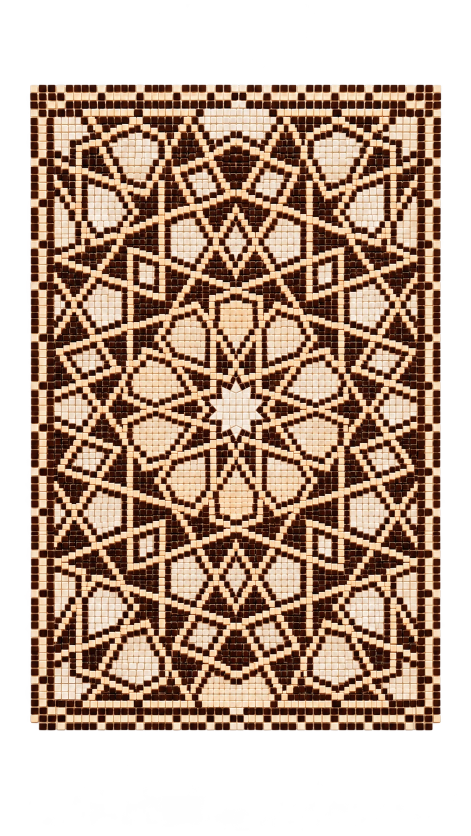
#> input picture naqsh/tools/ornament-3/reference-target.webp, 941 x 1672 px (shown at 1/2 size)
$ python trace_ornament3.py reference-target.webp
#> lines starting #> are read from the running program, lines starting #| are printed output that depends on the picture; after the words box and inside, x2 and y2 are one past the last pixel; in counts of white or black regions, pixels touching at a corner belong together
"""
Trace ornament 03 (Girih panel) tile by tile from the target reference.

    python3 trace_ornament3.py            # writes ../../tiles-3.json
    python3 trace_ornament3.py --preview  # also writes preview-traced.png

Input: reference-target.webp (941 x 1672 px, transparent outside the panel) in this folder.
Requires: numpy, scipy, pillow.

The target decides everything: every output tile is a tile of the target, at its position, with its
colour class, its own size (taken from the spacing to its neighbours, since the target's tiles grow
towards the edges) and, where it is visibly angled, its rotation. Nothing is mirrored or regularised.

    1. Detect. Light and dark tiles are found separately (the grout between two dark tiles is a light
       line, between two light tiles a dark one) as distance-transform peaks.
    2. Cover. Wherever a tile's interior is still farther than COVER px from every detected centre, a
       tile is added at the farthest point, moved onto the local centre of that tile; repeated until the
       whole panel is covered. Detections closer than MIN_SEP px are merged.
    3. Read each tile: colour class (dark ground by its glaze; a light tile is pale fill inside a polygon,
       a blob several tiles wide, and peach on a one-tile-wide strap, then follows its light neighbours),
       rotation from its edge orientation when it is clearly angled (> ANGLED degrees, on an even glaze;
       away from the rosette the orientation must also be coherent),
       face size from the median distance to its four nearest neighbours, less a thin grout line.
    4. Fill holes. All tiles are drawn at their sizes; any uncovered spot wider than 2 x HOLE px gets a
       tile sized to it, coloured from the target there, so the dark ground has no open joints.
    5. Place. The target's outer edges map onto the panel's outer edges, and the rosette centre onto the
       panel centre (piecewise linear, so the rosette is exactly centred and the frame keeps its outline).

Output: [x, y, r, g, b, angle, size] per tile; angle in radians (image orientation), size relative to the
ornament's tile. Every tile stays independently addressable for the site's animation.
"""
import json, sys
from pathlib import Path

import numpy as np
from PIL import Image, ImageDraw
from scipy import ndimage as ndi
from scipy.spatial import cKDTree

HERE = Path(__file__).resolve().parent
SITE = HERE.parent.parent

OUT = {0: (46, 14, 5), 1: (236, 202, 160), 2: (241, 227, 207)}   # the site's dark, peach and pale glazes
COVER, MIN_SEP = 6.0, 8.0        # px in the target
ANGLED = 9.0                     # degrees
ROSETTE_R = 70                   # px around the rosette centre in the target where pieces are angled
FACE = 12.5 * .97                # the girih tile face in data px at size 1 (app.js: tile .97)
GROUT = 1.0                      # px left between neighbouring light faces
GROUT_DARK = -0.8                # dark ground: faces meet and overlap slightly, so no joint shows
HOLE = 2.5                       # px: an uncovered spot wider than 2 x HOLE gets a tile
HOLE_DARK = 0.8                  # in dark ground every opening wider than 2 x HOLE_DARK is closed

# target (px) → panel (data px): outer edges and rosette centre
T_X = (61.0, 471.0, 882.0)       # left edge, rosette centre, right edge in the target
T_Y = (170.0, 818.5, 1460.0)     # top edge, rosette centre, bottom edge
P_X = (59.0, 470.5, 882.0)       # the same in the panel (its current outline; centre is the shared axis)
P_Y = (160.9, 819.25, 1477.6)


def load():
    im = Image.open(HERE / 'reference-target.webp').convert('RGBA')
#> im is the input picture: PIL image 941x1672 RGBA; mean R, G, B, A 106.5, 82.1, 65.4, 169.8
    bg = Image.new('RGB', im.size, (255, 255, 255)); bg.paste(im, (0, 0), im)
#> after `bg = Image.new('RGB', im.size, (255, 255, 255))`: bg: PIL image 941x1672 RGB; every value is 255
    return np.asarray(bg).astype(float), np.asarray(im)[..., 3].astype(float)


def main():
    rgb, alpha = load()
    L = rgb.mean(2)
    panel = ndi.binary_erosion(alpha > 200, iterations=2)
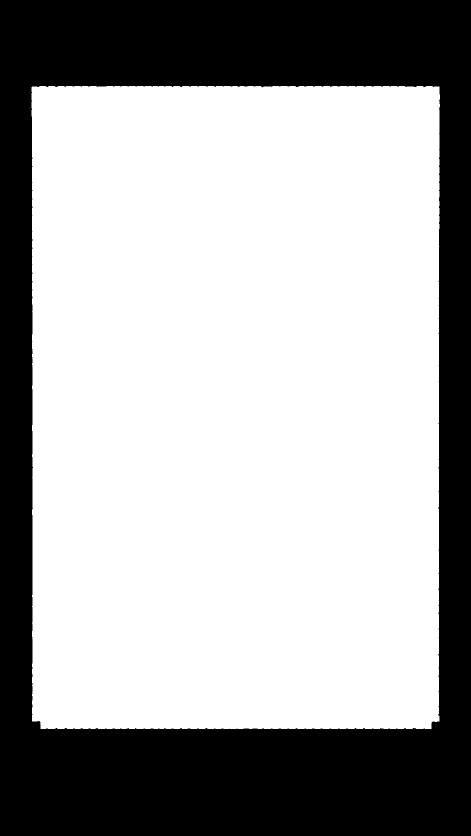
#> panel: shape (1672, 941) bool (shown at 1/2 size); 66.4% white; 1 black region, box (x1, y1, x2, y2) and area: (0, 0, 941, 1672) 527985
    dark_lines = ndi.grey_closing(L, size=(5, 5)) - L > 10       # grout between light tiles
#> dark_lines: shape (1672, 941) bool; 12.1% white in thin lines or dots, all inside (x1, y1, x2, y2) = (61, 170, 882, 1461)
    light_lines = L - ndi.grey_opening(L, size=(5, 5)) > 10      # grout between dark tiles
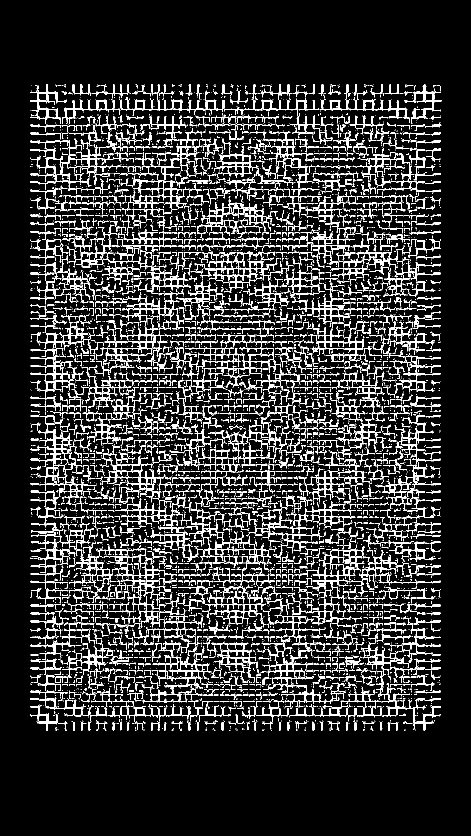
#> light_lines: shape (1672, 941) bool (shown at 1/2 size); 14.2% white in thin lines or dots, all inside (x1, y1, x2, y2) = (60, 169, 883, 1461)
    masks = [ndi.binary_opening((L < 120) & ~light_lines & panel, structure=np.ones((3, 3))),
             ndi.binary_opening((L >= 150) & ~dark_lines & panel, structure=np.ones((3, 3)))]
    dts = [ndi.gaussian_filter(ndi.distance_transform_edt(m), 1.0) for m in masks]
#> dts = 2 items

    # 1. detect
    pts, strength = [], []
    for dt in dts:
        pk = np.argwhere((dt == ndi.maximum_filter(dt, size=7)) & (dt >= 2.3))
        for y, x in sorted(pk.tolist(), key=lambda p: -dt[p[0], p[1]]):
            pts.append((x, y)); strength.append(dt[y, x])
#> this loop made 2 passes
#> after the loop, pts = 6393 pairs, first value 68 to 874, second value 177 to 1452; strength = 6393 values, max 7.24 at index 3079, min 2.3 at index 3078, mean 4.61
    order = np.argsort(-np.array(strength)); C = []
#> after `order = np.argsort(-np.array(strength))`: order = 6393 values, max 6392 at index 6389, min 0 at index 1, mean 3196
    for i in order:
        if C and cKDTree(C).query(pts[i])[0] < MIN_SEP:
            continue
        C.append(pts[i])
#> this loop made 6393 passes
#> i on passes 1 to 3: 3079, 0, 3080
#> after the loop, C = 5844 pairs, first value 68 to 874, second value 177 to 1452
    n_det = len(C)
#> n_det = 5844

    # 2. cover: add tiles where a tile interior is still uncovered
    interior = (ndi.binary_erosion(masks[0], iterations=1) | ndi.binary_erosion(masks[1], iterations=1))
#> interior: shape (1672, 941) bool; 33.5% white; 6173 white regions (396 under 20 px), largest, box (x1, y1, x2, y2) and area: (597, 173, 645, 199) 459, (447, 349, 496, 364) 376, (345, 173, 378, 199) 363
    best = np.maximum(dts[0], dts[1])
    while True:
        seed = np.zeros(L.shape, bool)
        ci = np.array(C).astype(int); seed[ci[:, 1], ci[:, 0]] = True
        D = ndi.distance_transform_edt(~seed)
        D[~interior] = 0
        added = 0
        for _ in range(400):                                     # several far-apart additions per pass
            y, x = np.unravel_index(np.argmax(D), D.shape)
            if D[y, x] <= COVER:
                break
            y0, x0 = max(y - 3, 0), max(x - 3, 0)                # settle on the local tile centre
            w = best[y0:y + 4, x0:x + 4]
            dy, dx = np.unravel_index(np.argmax(w), w.shape)
            p = (x0 + dx, y0 + dy)
            if cKDTree(C).query(p)[0] >= MIN_SEP:
                C.append(p); added += 1
            D[max(y - 14, 0):y + 15, max(x - 14, 0):x + 15] = 0  # recomputed on the next pass
        if not added:
            break
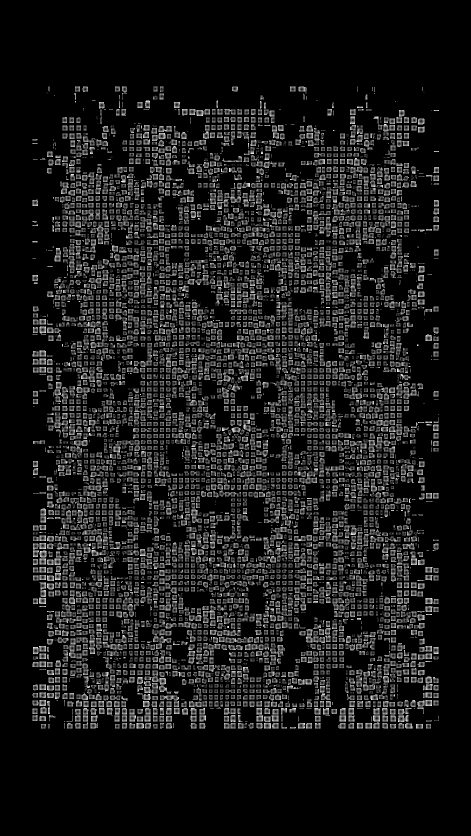
#> D: shape (1672, 941) float64 (shown at 1/2 size); min 0, max 8.6, mean 0.884; drawn with min black and max white
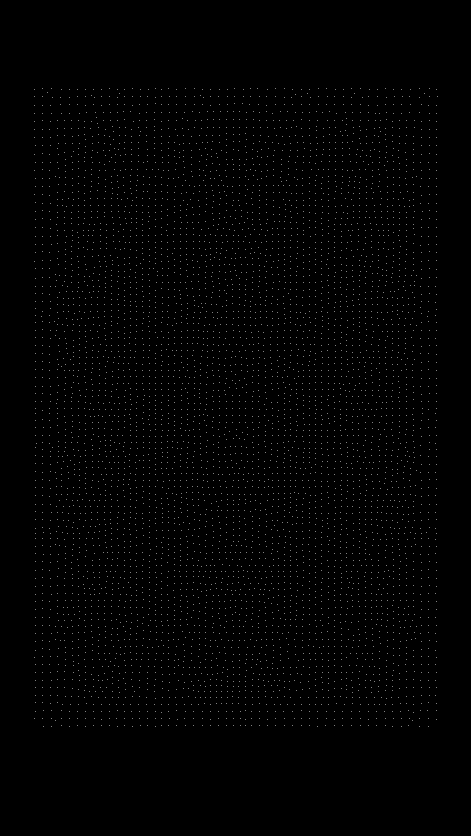
#> seed: shape (1672, 941) bool (shown at 1/2 size); 0.39% white in thin lines or dots, all inside (x1, y1, x2, y2) = (68, 177, 875, 1453)
#> after the loop, C = 6146 pairs, first value 68 to 874, second value 177 to 1452
    C = np.array(C, float)

    # light tiles: polygon fill or strap, decided by shape (a fill is a blob several tiles wide, a strap one
    # tile wide), so every polygon and every strap gets one glaze instead of a mix of two beiges
    yy, xx = np.mgrid[-11:12, -11:12]
    blob = ndi.binary_opening(ndi.binary_closing(L > 140, structure=np.ones((3, 3))), structure=(xx ** 2 + yy ** 2) <= 121)
#> blob: shape (1672, 941) bool; 45% white; 54 white regions, largest, box (x1, y1, x2, y2) and area: (1, 1, 940, 1671) 518736, (400, 1352, 544, 1430) 7594, (404, 200, 546, 280) 7427

    # 3. read each tile
    gx, gy = ndi.sobel(L, 1), ndi.sobel(L, 0)
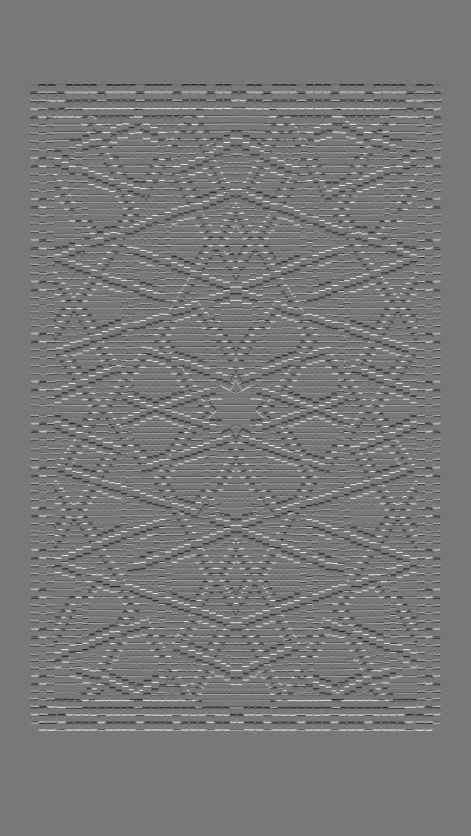
#> gy: shape (1672, 941) float64 (shown at 1/2 size); min -881, max 981.3, mean 0; drawn with min black and max white
    tree = cKDTree(C)
    d4, _ = tree.query(C, k=5)
    spacing = np.median(d4[:, 1:], axis=1)
#> spacing = 6146 values, max 20.17 at index 2289, min 8.64 at index 5805, mean 13.2
    br = rgb[..., 2] / np.maximum(rgb[..., 0], 1)
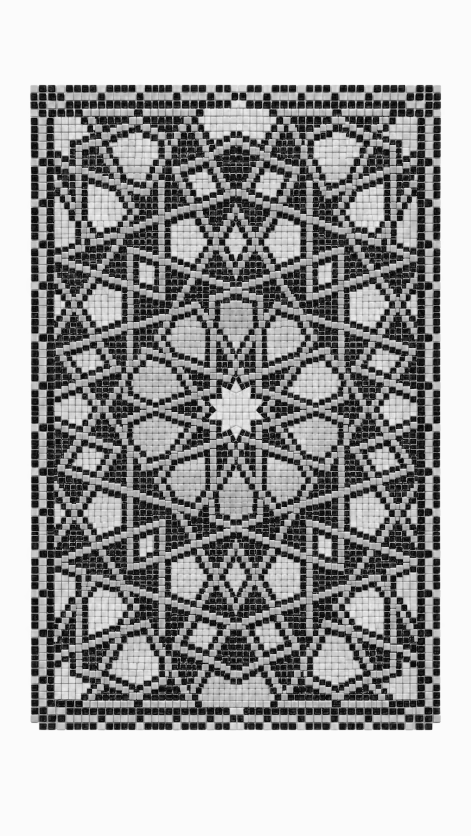
#> br: shape (1672, 941) float64 (shown at 1/2 size); min 0, max 1.01, mean 0.639; drawn with min black and max white
    tiles_t = []
    for (x, y), s in zip(C, spacing):
        xi, yi = int(round(x)), int(round(y))
        m = np.median(rgb[yi - 2:yi + 3, xi - 2:xi + 3].reshape(-1, 3), 0)
        k = 0 if m.mean() < 120 else (2 if blob[yi, xi] else 1)
        sx, sy = gx[yi - 6:yi + 7, xi - 6:xi + 7], gy[yi - 6:yi + 7, xi - 6:xi + 7]
        z = ((sx ** 2 + sy ** 2) * np.exp(4j * np.arctan2(sy, sx))).sum()
        coherence = abs(z) / max((sx ** 2 + sy ** 2).sum(), 1)
        a = np.angle(z) / 4
        even = L[yi - 3:yi + 4, xi - 3:xi + 4].std() < 25
        if np.hypot(x - T_X[1], y - T_Y[1]) < ROSETTE_R:
            if not even:                                         # the rosette's angled pieces: any clear tilt
                a = 0.0                                          # (a patch with grout showing is a gap, not a tile)
        elif coherence < 0.35 or not even:
            a = 0.0
        if abs(np.degrees(a)) < ANGLED:
            a = 0.0
        tiles_t.append([x, y, k, a, s - (GROUT_DARK if k == 0 else GROUT)])   # face: spacing less a grout line
#> this loop made 6146 passes
#> (x, y, s, xi, yi, m, k, coherence) on passes 1 to 12: (85, 820, 14.32, 85, 820, [244, 214, 184], 1, 0.836), (818, 1436, 15.02, 818, 1436, [36, 10, 6], 0, 0.79), (858, 554, 16.56, 858, 554, [251, 225, 192], 1, 0.778), (85, 324, 15.5, 85, 324, [56, 16, 4], 0, 0.421), (85, 1266, 15.5, 85, 1266, [47, 14, 4], 0, 0.295), (858, 389, 16.03, 858, 389, [249, 220, 185], 1, 0.759), (858, 307, 16.52, 858, 307, [249, 221, 187], 1, 0.794), (85, 389, 16.5, 85, 389, [250, 219, 187], 1, 0.688), (857, 472, 16.02, 857, 472, [249, 219, 189], 1, 0.764), (499, 209, 15.89, 499, 209, [50, 15, 5], 0, 0.551), (102, 1421, 15.03, 102, 1421, [250, 222, 192], 1, 0.785), (85, 1008, 15.52, 85, 1008, [248, 223, 194], 1, 0.84)
#> (xi, yi, k, coherence) on passes 61 to 66: (517, 209, 0, 0.721), (550, 192, 1, 0.734), (100, 456, 0, 0.481), (295, 192, 1, 0.801), (655, 240, 0, 0.551), (585, 208, 0, 0.591)

    # smooth the light glazes: a light tile that disagrees with nearly all its light neighbours follows them
    light = [i for i, t in enumerate(tiles_t) if t[2]]
    lt = cKDTree(C[light])
    new = {}
    for n, i in enumerate(light):
        nb = [light[j] for j in lt.query_ball_point(C[i], 1.6 * spacing[i]) if light[j] != i]
        if len(nb) >= 3:
            same = sum(tiles_t[j][2] == tiles_t[i][2] for j in nb)
            if same <= len(nb) // 5:
                new[i] = 3 - tiles_t[i][2]
#> this loop made 3092 passes
#> i on passes 1 to 3: 0, 2, 5
    for i, k in new.items():
        tiles_t[i][2] = k
#> this loop made 17 passes
#> (i, k) on passes 1 to 12: (29, 2), (671, 1), (779, 2), (1094, 2), (1569, 2), (2463, 2), (4507, 2), (4575, 2), (4585, 2), (4767, 2), (4864, 2), (4997, 2)

    # 5. fill holes: draw every tile at its size, and put a tile into any uncovered spot wider than 2 x HOLE
    occ_scale = 2
    def occupancy():
        im = Image.new('L', (rgb.shape[1] * occ_scale, rgb.shape[0] * occ_scale), 0)
        dr = ImageDraw.Draw(im)
        for x, y, k, a, s in tiles_t:
            h = s / 2; c, sn = np.cos(a), np.sin(a)
            dr.polygon([((x + h * (c * p - sn * q)) * occ_scale, (y + h * (sn * p + c * q)) * occ_scale)
                        for p, q in ((-1, -1), (1, -1), (1, 1), (-1, 1))], fill=255)
        return np.asarray(im.resize((rgb.shape[1], rgb.shape[0]), Image.BOX)) > 127
    n_holes = 0
    # dark ground in the target, joints included (closed), kept a little clear of the light tiles around it
    dark_px = ndi.binary_erosion(ndi.binary_closing(L < 110, iterations=3), iterations=2)
#> dark_px: shape (1672, 941) bool; 25% white; 124 white regions, largest, box (x1, y1, x2, y2) and area: (63, 172, 880, 1458) 159223, (538, 1185, 741, 1384) 10050, (561, 820, 765, 973) 6151
    for _ in range(8):
        hole = panel & ~occupancy()
        hd = ndi.distance_transform_edt(hole)
        lab, nl = ndi.label((hd > HOLE) | ((hd > HOLE_DARK) & dark_px))
        if not nl:
            break
        for c in ndi.find_objects(lab):                          # one tile per hole, at its widest point
            sub = np.where(lab[c] > 0, hd[c], 0)
            yy0, xx0 = np.unravel_index(np.argmax(sub), sub.shape)
            y, x = yy0 + c[0].start, xx0 + c[1].start
            m = np.median(rgb[y - 1:y + 2, x - 1:x + 2].reshape(-1, 3), 0)
            near = tiles_t[tree.query((x, y))[1]][2]
            k = 0 if dark_px[y, x] or m.mean() < 120 else (near if near else (2 if blob[y, x] else 1))
            tiles_t.append([float(x), float(y), k, 0.0, max(2 * hd[y, x] + (2.5 if k == 0 else 1.0), 6.0)])
            n_holes += 1
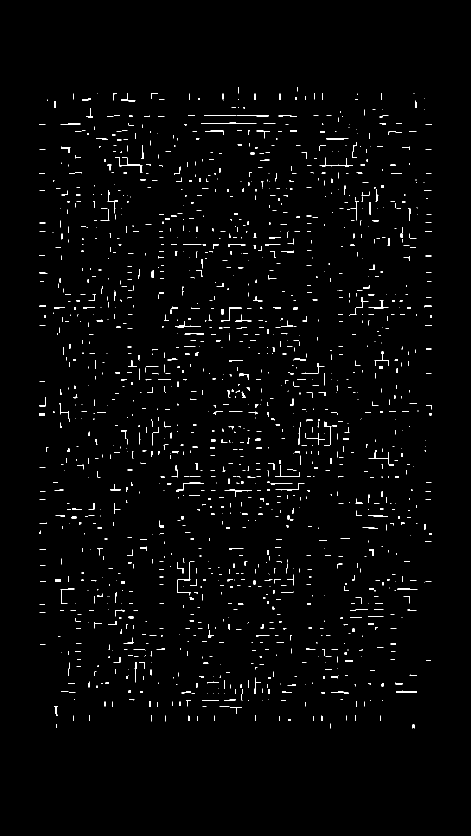
#> hole: shape (1672, 941) bool (shown at 1/2 size); 1.5% white in thin lines or dots, all inside (x1, y1, x2, y2) = (78, 174, 864, 1457)

    # 6. place
    tiles = []
    for x, y, k, a, s in tiles_t:
        px, py = np.interp(x, T_X, P_X), np.interp(y, T_Y, P_Y)
        lx = (P_X[2] - P_X[0]) / (T_X[2] - T_X[0])
        size = float(np.clip(s * lx / FACE, 0.45, 1.35))
        tiles.append([round(float(px), 2), round(float(py), 2), *OUT[k], round(float(a), 4), round(size, 3)])
#> this loop made 7305 passes
#> (x, y, k, a, s) on passes 1 to 3: (85, 820, 1, 0, 13.32), (818, 1436, 0, 0, 15.82), (858, 554, 1, 0, 15.56)
    (SITE / 'tiles-3.json').write_text(json.dumps(tiles, separators=(',', ':')))
    ks = np.bincount([t[2] for t in tiles_t], minlength=3)
    print(f'{n_det} detected + {len(C) - n_det} added to cover the panel + {n_holes} filling holes → {len(tiles)} tiles '
          f'(dark {ks[0]}, peach {ks[1]}, pale {ks[2]}; {sum(1 for t in tiles_t if t[3])} angled) → {SITE / "tiles-3.json"}')
#| 5844 detected + 302 added to cover the panel + 1159 filling holes → 7305 tiles (dark 4157, peach 1843, pale 1305; 71 angled) → naqsh/tiles-3.json
    if '--preview' in sys.argv:
        preview(tiles)


def preview(tiles):
    from PIL import ImageDraw
    S = 2
    im = Image.new('RGB', (941 * S, 1672 * S), (255, 255, 255))
    d = ImageDraw.Draw(im)
    for t in tiles:
        x, y, r, g, b, a, s = t
        h = FACE * s / 2; c, sn = np.cos(a), np.sin(a)
        d.polygon([((x + h * (c * p - sn * q)) * S, (y + h * (sn * p + c * q)) * S)
                   for p, q in ((-1, -1), (1, -1), (1, 1), (-1, 1))], fill=(r, g, b))
    im.resize((565, 1003), Image.LANCZOS).quantize(64).save(HERE / 'preview-traced.png', optimize=True)
    print('preview →', HERE / 'preview-traced.png')


if __name__ == '__main__':
    main()
